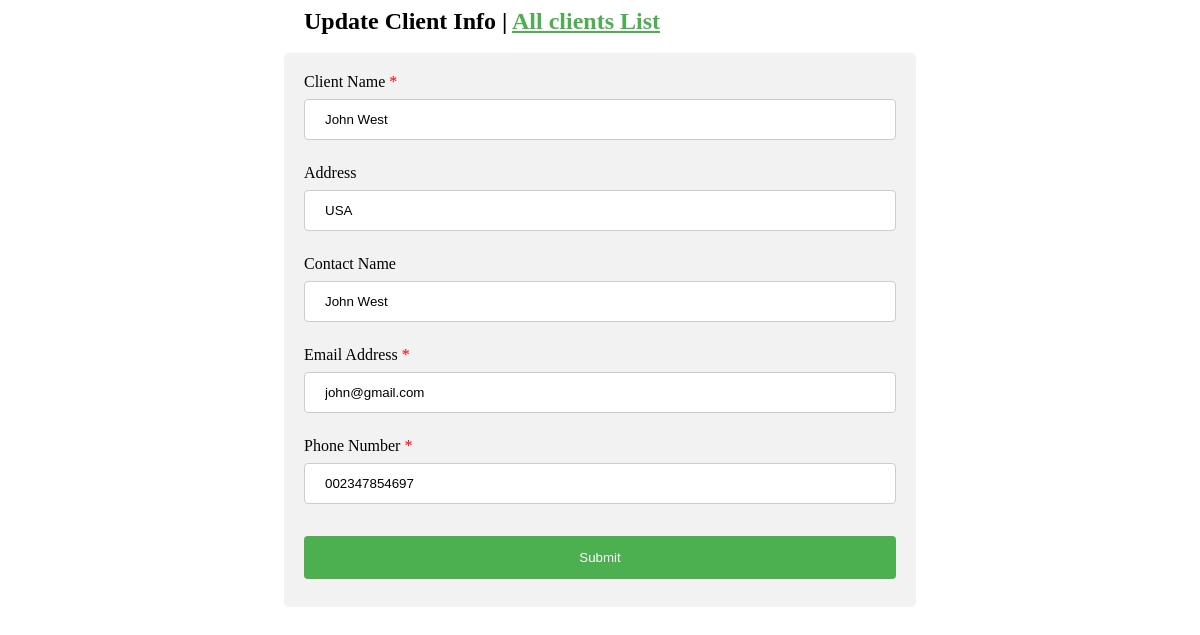
Page /client/edit/3 on the committed database.
### python_test/models.py (models this page shows, shortened)
class Client(models.Model):
    client_name = models.CharField(max_length=255, unique=True)
    email = models.EmailField(max_length=100)
    contact_name = models.CharField(max_length=500, blank=True, null=True)
    address = models.CharField(max_length=500, blank=True, null=True)
    phone_number = models.CharField(max_length=30)
    created_at = models.DateTimeField(auto_now_add=True, auto_now=False)
    updated_at = models.DateTimeField(auto_now_add=False, auto_now=True)
    class Meta:
        db_table = "client"

### python_test/views.py (the view, shortened to what this page needs)
# urls.py: url(r'^client/edit/(?P<client_id>[\w-]+)$', edit, name="edit"),
def edit(request, client_id):
    data = {}
    try:
        client = Client.objects.get(pk=client_id)
        data['client'] = client
        data['action'] = 'edit'
        return render(request, 'create.html', data)
    except Client.DoesNotExist:
        return redirect('/client/create')

### python_test/templates/create.html (shortened to what this page needs)
<!DOCTYPE html>
<html>
  <head>
  </head>
  <body>
    <h2>
      {% if action == 'edit' %}
        Update Client Info
      {% else %}
        Create new Client
      {% endif %}
      | <a href="/client">All clients List</a>
    </h2>
    <br/>
    <div id="create-client-area">
      <form method="post" action="{% if action == 'edit' %}/client/edit/{{client.id}}{% else %}create{% endif %}">
        <div class="input-area">
          <label for="client_name">Client Name <span>*</span></label>
          <input value="{{client.client_name}}" type="text" id="client_name" name="client_name" placeholder="Enter Client Name...">
        </div>
        <div class="input-area">
          <label for="address">Address</label>
          <input value="{{client.address}}" type="text" id="address" name="address" placeholder="Enter Full Address...">
        </div>
        <div class="input-area">
          <label for="contact_name">Contact Name</label>
          <input value="{{client.contact_name}}" type="text" id="contact_name" name="contact_name" placeholder="Enter Contact Name...">
        </div>
        <div class="input-area">
          <label for="email">Email Address <span>*</span></label>
          <input value="{{client.email}}" type="text" id="email" name="email" placeholder="Enter Email Address...">
        </div>
        <div class="input-area">
          <label for="phone_number">Phone Number <span>*</span></label>
          <input value="{{client.phone_number}}" type="text" id="phone_number" name="phone_number" placeholder="Enter Phone Number...">
        </div>
        <input type="submit" value="Submit">
      </form>
    </div>
  </body>
</html>

### python_test/templates/create.html (style rules this page uses)
#create-client-area { border-radius: 5px; background-color: #f2f2f2; padding: 20px; }
a { color: #4CAF50; }
#create-client-area, h2 { width: 50%; margin: auto; }
.input-area { margin-bottom: 16px; }
input[type=text] { width: 100%; padding: 12px 20px; margin: 8px 0; display: inline-block; border: 1px solid #ccc; border-radius: 4px; box-sizing: border-box; }
input[type=submit] { width: 100%; background-color: #4CAF50; color: white; padding: 14px 20px; margin: 8px 0; border: none; border-radius: 4px; cursor: pointer; }
label > span { color: red; }

### rows in the picture
Client: client_name "John West", address "USA", contact_name "John West", email "john@gmail.com", phone_number "002347854697"
